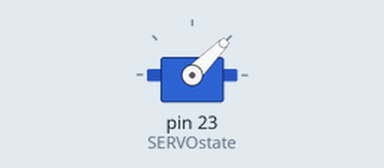
This sketch was run on a simulated Arduino Mega 2560, built with avr-gcc and run on an emulated ATmega2560. On the bench: servo. Wiring (inferred from the names in the program): servo: signal pin 23. Servo pulses on a pin are drawn as a servo (544–2400 µs = 0–180°).

Above: at 0.05 s.
At 4.9 s:
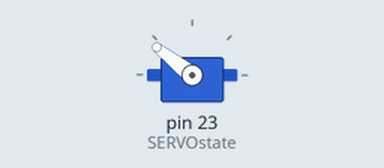
Timing chart, 0 to 6.4 s (numbered marks = the images above):
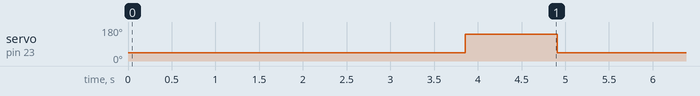

Measured:
- by itself, servo on pin 23 (SERVOstate): alternates 142° for 1.1 s and 45° for 3.9 s

The sketch:

Wk10CODEServo.ino
```cpp
const int SERVOstate = 23;   //Servo connected to analog PA23
int LoopCount = 50;
float i = 0;

void setup() {
  Serial.begin(9600);
  pinMode(SERVOstate, OUTPUT);   //Servo is driven by MCU output
}

void loop() {
  for(i = 0; i < LoopCount; ++i){
    digitalWrite(SERVOstate, HIGH);
    delay(1);
    digitalWrite(SERVOstate, LOW);
    delay(19);}
  for(i = 0; i < LoopCount; ++i){
    digitalWrite(SERVOstate, HIGH);
    delay(1.25);
    digitalWrite(SERVOstate, LOW);
    delay(18.75);}
  for(i = 0; i < LoopCount; ++i){
    digitalWrite(SERVOstate, HIGH);
    delay(1.5);
    digitalWrite(SERVOstate, LOW);
    delay(18.5);}
  for(i = 0; i < LoopCount; ++i){
    digitalWrite(SERVOstate, HIGH);
    delay(1.75);
    digitalWrite(SERVOstate, LOW);
    delay(18.25);}
  for(i = 0; i < LoopCount; ++i){
    digitalWrite(SERVOstate, HIGH);
    delay(2);
    digitalWrite(SERVOstate, LOW);
    delay(19);}
}
```
